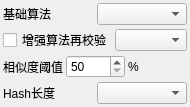
<?xml version="1.0" encoding="UTF-8"?>
<ui version="4.0">
 <class>Form</class>
 <widget class="QWidget" name="Form">
  <property name="geometry">
   <rect>
    <x>0</x>
    <y>0</y>
    <width>190</width>
    <height>107</height>
   </rect>
  </property>
  <property name="windowTitle">
   <string>Form</string>
  </property>
  <layout class="QVBoxLayout" name="verticalLayout">
   <property name="spacing">
    <number>3</number>
   </property>
   <property name="leftMargin">
    <number>3</number>
   </property>
   <property name="topMargin">
    <number>3</number>
   </property>
   <property name="rightMargin">
    <number>3</number>
   </property>
   <property name="bottomMargin">
    <number>3</number>
   </property>
   <item>
    <layout class="QHBoxLayout" name="horizontalLayout">
     <item>
      <widget class="QLabel" name="label">
       <property name="text">
        <string>基础算法</string>
       </property>
      </widget>
     </item>
     <item>
      <widget class="QComboBox" name="comboBox_basic_algorithm"/>
     </item>
    </layout>
   </item>
   <item>
    <layout class="QHBoxLayout" name="horizontalLayout_2">
     <item>
      <widget class="QCheckBox" name="checkBox_enhance_algorithm">
       <property name="text">
        <string>增强算法再校验</string>
       </property>
      </widget>
     </item>
     <item>
      <widget class="QComboBox" name="comboBox_enhance_algorithm"/>
     </item>
    </layout>
   </item>
   <item>
    <layout class="QHBoxLayout" name="horizontalLayout_3">
     <item>
      <widget class="QLabel" name="label_2">
       <property name="text">
        <string>相似度阈值</string>
       </property>
      </widget>
     </item>
     <item>
      <widget class="QSpinBox" name="spinBox_similarity_threshold">
       <property name="minimum">
        <number>50</number>
       </property>
       <property name="maximum">
        <number>100</number>
       </property>
      </widget>
     </item>
     <item>
      <widget class="QLabel" name="label_3">
       <property name="text">
        <string>%</string>
       </property>
      </widget>
     </item>
    </layout>
   </item>
   <item>
    <layout class="QHBoxLayout" name="horizontalLayout_4">
     <item>
      <widget class="QLabel" name="label_4">
       <property name="text">
        <string>Hash长度</string>
       </property>
      </widget>
     </item>
     <item>
      <widget class="QComboBox" name="comboBox_hash_length"/>
     </item>
    </layout>
   </item>
  </layout>
 </widget>
 <resources/>
 <connections/>
</ui>
